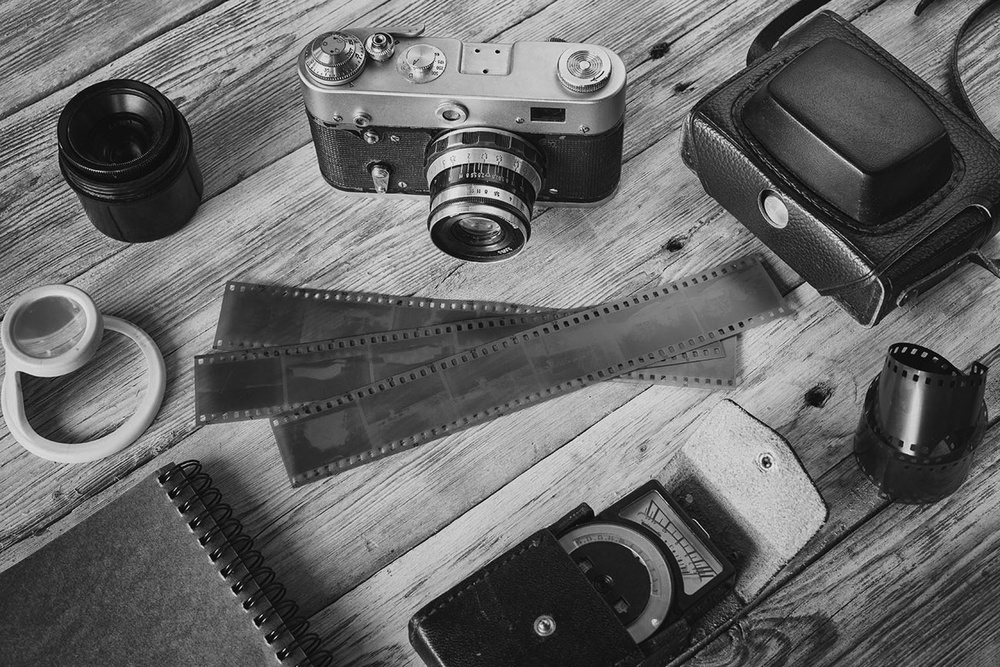
#> input picture lena.jpg, 1000 x 667 px, shrunk from 1300 x 867 before the run
$ jupyter execute IP_PRACTICAL_5.ipynb   (shell and % lines are left out)
#> lines starting #> are read from the running program, lines starting #| are printed output that depends on the picture
#> further down, img is the input picture: shape (667, 1000); min 0, max 249, mean 103.4
## PRACTICAL 5 : Image Deblurring using Inverse and Wiener Filter

[cell 1]
import numpy as np
import cv2
import matplotlib.pyplot as plt
from scipy.signal import convolve2d

[cell 2]
##1 . Motion Blur Function
def motion_blur(image, kernel_size, angle):
    """Applies motion blur to an image."""
#> called with kernel_size = 21, angle = 11

    kernel = np.zeros((kernel_size, kernel_size))

    # Create horizontal motion blur kernel
    kernel[int((kernel_size - 1) / 2), :] = np.ones(kernel_size)

    # Rotate kernel
    kernel = cv2.warpAffine(
        kernel,
        cv2.getRotationMatrix2D((kernel_size/2 - 0.5, kernel_size/2 - 0.5), angle, 1.0),
        (kernel_size, kernel_size)
    )

    # Normalize kernel
    kernel = kernel / np.sum(kernel)

    # Apply convolution
    blurred = convolve2d(image, kernel, mode='same', boundary='wrap')
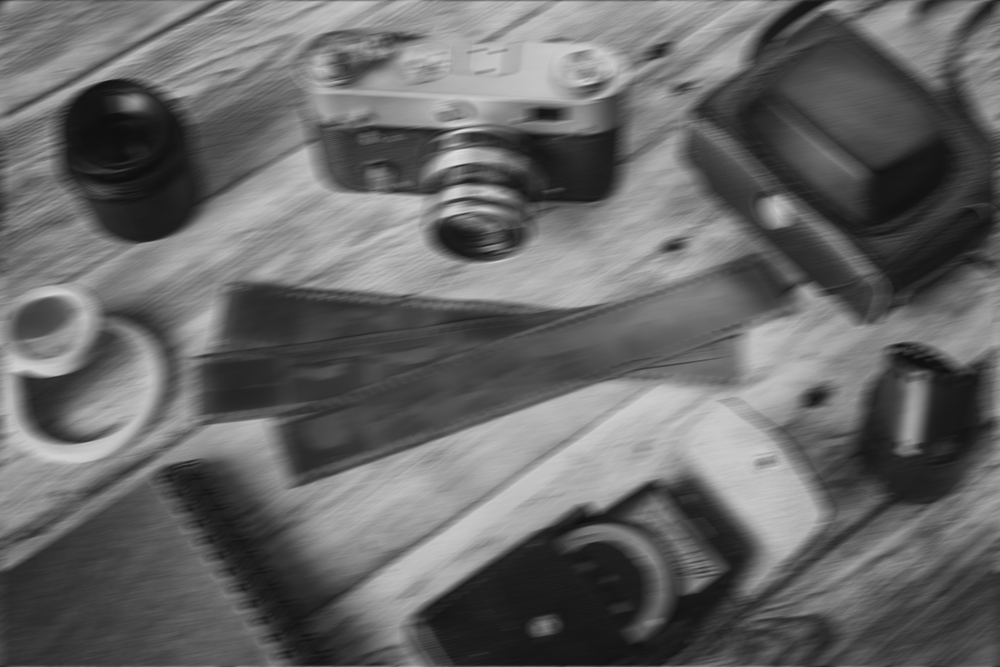
#> blurred: shape (667, 1000) float64; min 14.09, max 220, mean 103.4

    return blurred

[cell 3]
## 2.Inverse Filter Function
def inverse_filter(blurred, kernel, eps):
    """Applies inverse filtering to deblur an image."""
#> called with eps = 0.01

    blurred_fft = np.fft.fft2(blurred)

    kernel_fft = np.fft.fft2(kernel, s=blurred.shape)
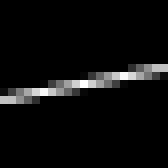
#> kernel: shape (21, 21) float64 (shown 8 times larger); min 0, max 0.0473, mean 0.00227; drawn with min black and max white

    # Avoid division by zero
    deblurred_fft = blurred_fft / (kernel_fft + eps)

    deblurred = np.fft.ifft2(deblurred_fft).real
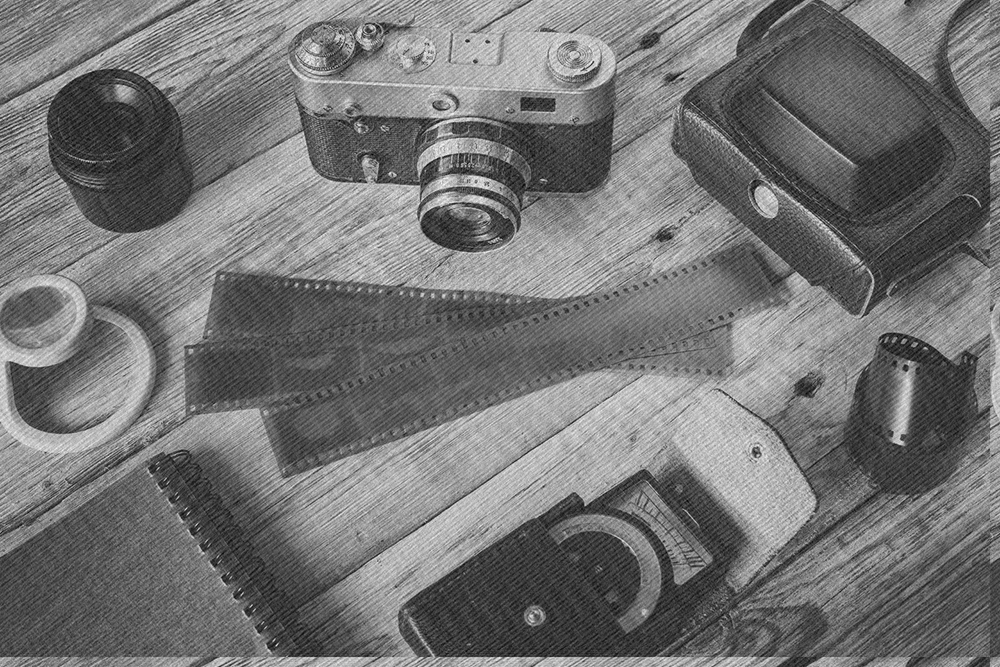
#> deblurred: shape (667, 1000) float64; min -46.79, max 279.2, mean 102.4; drawn with min black and max white

    return deblurred

[cell 4]
## 3.Wiener Filter Function
def wiener_filter(blurred, kernel, k):
    """Applies Wiener filtering to deblur an image."""
#> called with k = 0.01

    blurred_fft = np.fft.fft2(blurred)

    kernel_fft = np.fft.fft2(kernel, s=blurred.shape)

    kernel_fft_conj = np.conj(kernel_fft)

    deblurred_fft = (kernel_fft_conj / (np.abs(kernel_fft)**2 + k)) * blurred_fft

    deblurred = np.fft.ifft2(deblurred_fft).real
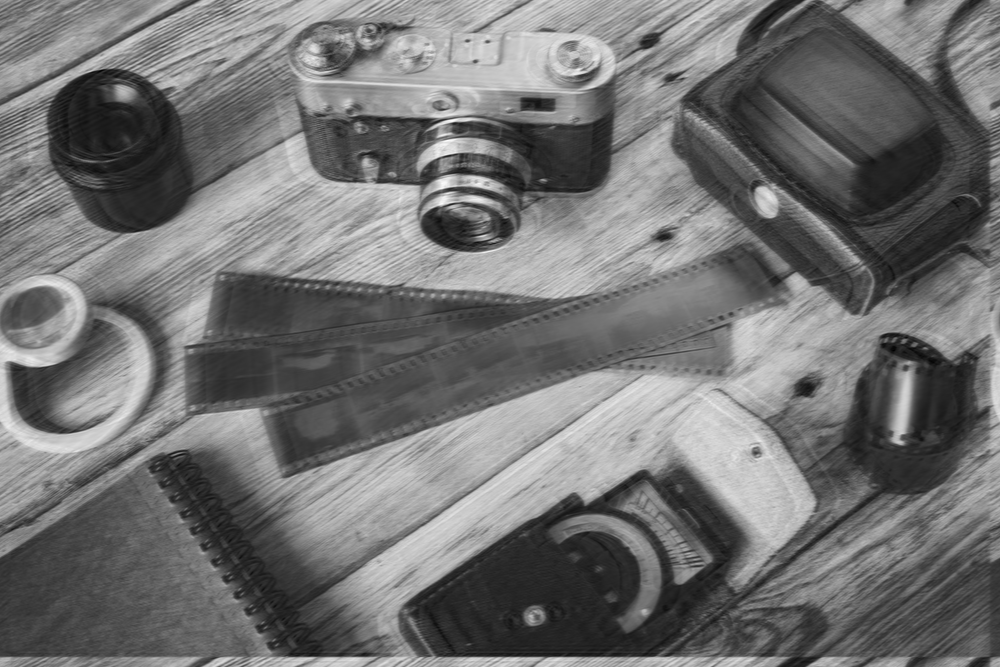
#> deblurred: shape (667, 1000) float64; min -12.17, max 243.5, mean 102.4; drawn with min black and max white

    return deblurred

[cell 5]
## 6.Load Image and Apply Motion Blur
img = cv2.imread('lena.jpg', cv2.IMREAD_GRAYSCALE)

kernel_size = 21
angle = 11

blurred = motion_blur(img, kernel_size, angle)

## 7.Create Blur Kernel
kernel = np.zeros((kernel_size, kernel_size))

kernel[int((kernel_size - 1) / 2), :] = np.ones(kernel_size)

kernel = cv2.warpAffine(
    kernel,
    cv2.getRotationMatrix2D((kernel_size/2 - 0.5, kernel_size/2 - 0.5), angle, 1.0),
    (kernel_size, kernel_size)
)

kernel = kernel / np.sum(kernel)

[cell 6]
## step 8. Deblur using Inverse Filtering
deblurred_inverse = inverse_filter(blurred, kernel, 0.01)

## step 9. Deblur using Wiener Filtering
deblurred_wiener = wiener_filter(blurred, kernel, 0.01)

[cell 7]
## step 10. Display Results (Inverse Filter)
plt.figure(figsize=(12,6))

plt.subplot(131)
plt.imshow(img, cmap='gray')
plt.title("Original Image")

plt.subplot(132)
plt.imshow(blurred, cmap='gray')
plt.title("Blurred Image")

plt.subplot(133)
plt.imshow(deblurred_inverse, cmap='gray')
plt.title("Inverse Filtered")

plt.show()

[cell 8]
## step 11. Display Results (Wiener Filter)
plt.figure(figsize=(12,6))

plt.subplot(131)
plt.imshow(img, cmap='gray')
plt.title("Original Image")

plt.subplot(132)
plt.imshow(blurred, cmap='gray')
plt.title("Blurred Image")

plt.subplot(133)
plt.imshow(deblurred_wiener, cmap='gray')
plt.title("Wiener Filtered")

plt.show()

$ run again, with contrast_stretch.jpg copied over lena.jpg
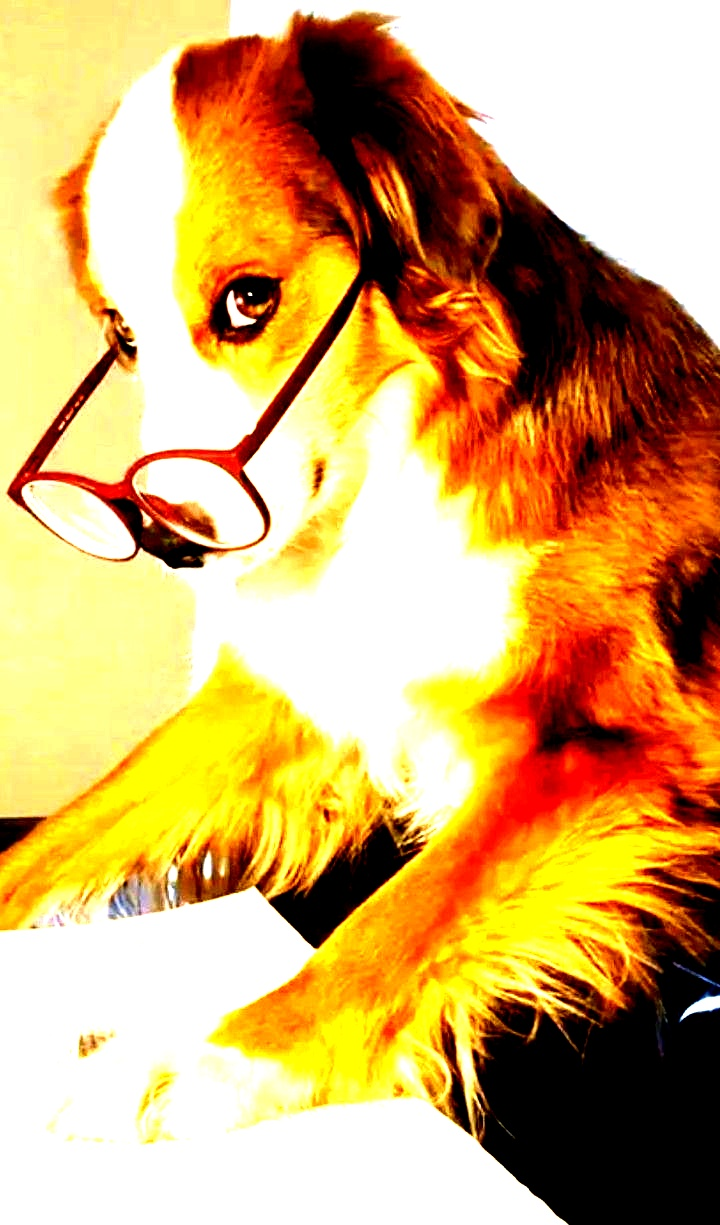
#> input picture contrast_stretch.jpg, 720 x 1225 px
#> in motion_blur, `blurred = convolve2d(image, kernel, mode='same', boundary='wrap')`:
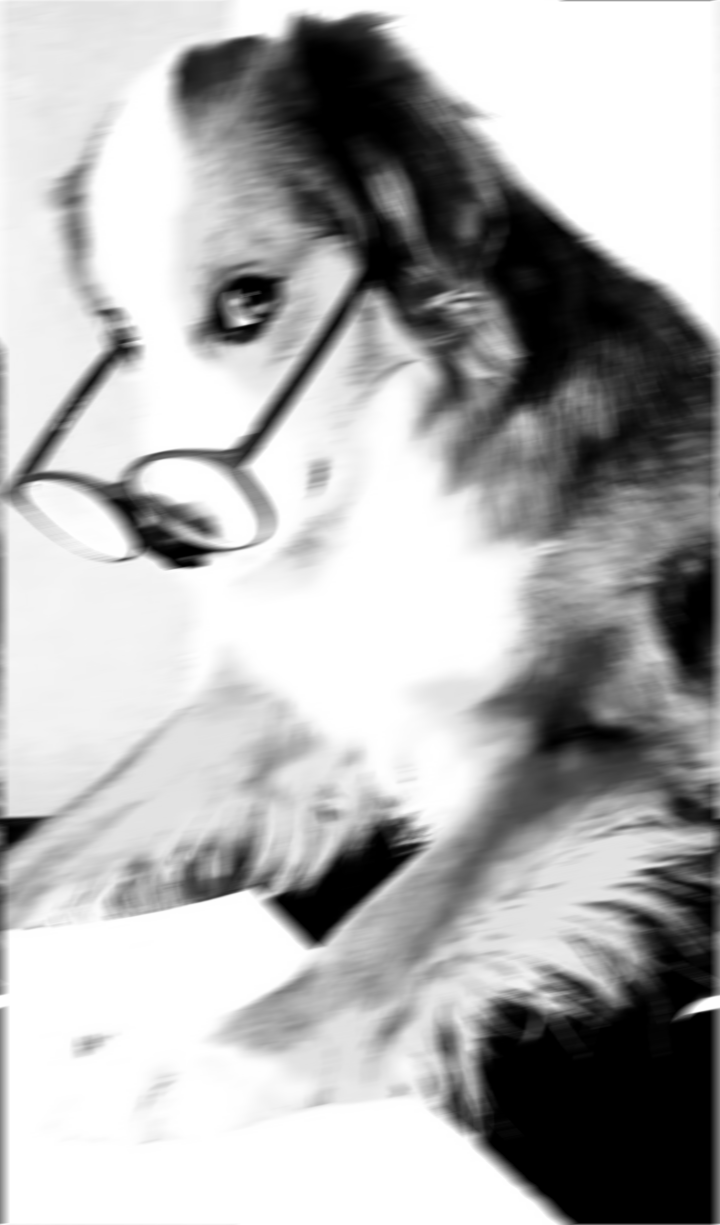
#> blurred: shape (1225, 720) float64; min 0, max 255, mean 175.3
#> in inverse_filter, `deblurred = np.fft.ifft2(deblurred_fft).real`:
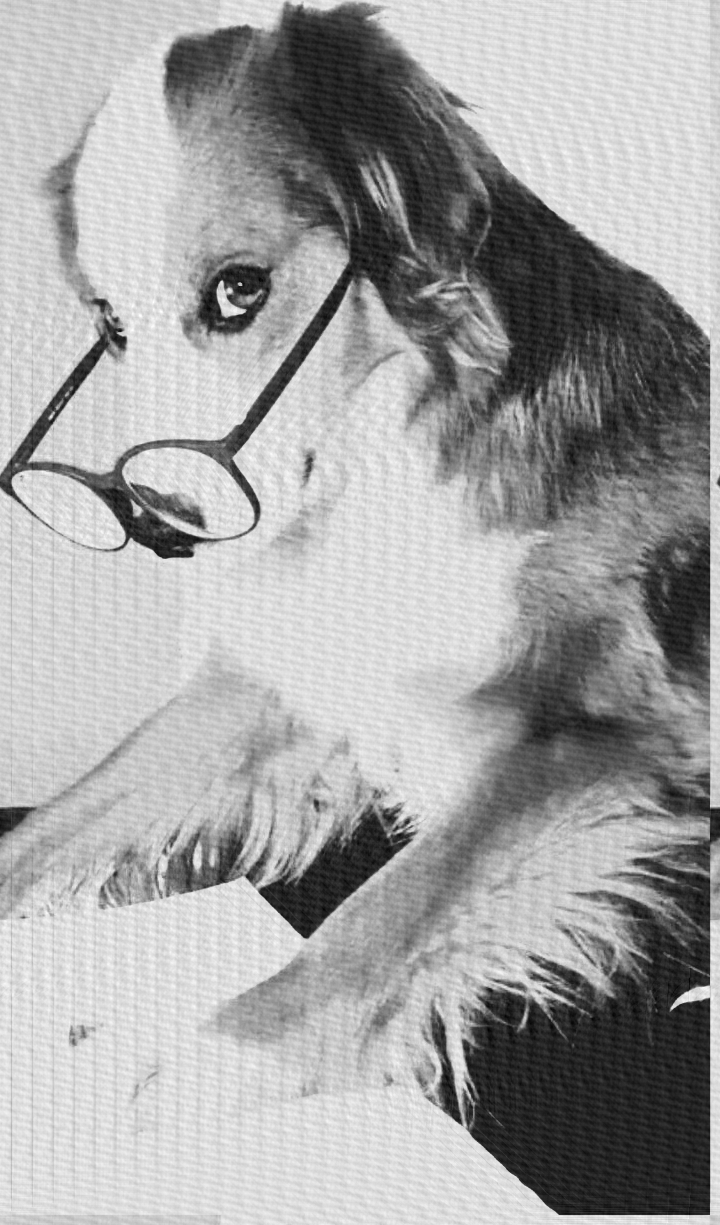
#> deblurred: shape (1225, 720) float64; min -49.48, max 298.6, mean 173.5; drawn with min black and max white

$ run again, with doggo.jpg copied over lena.jpg
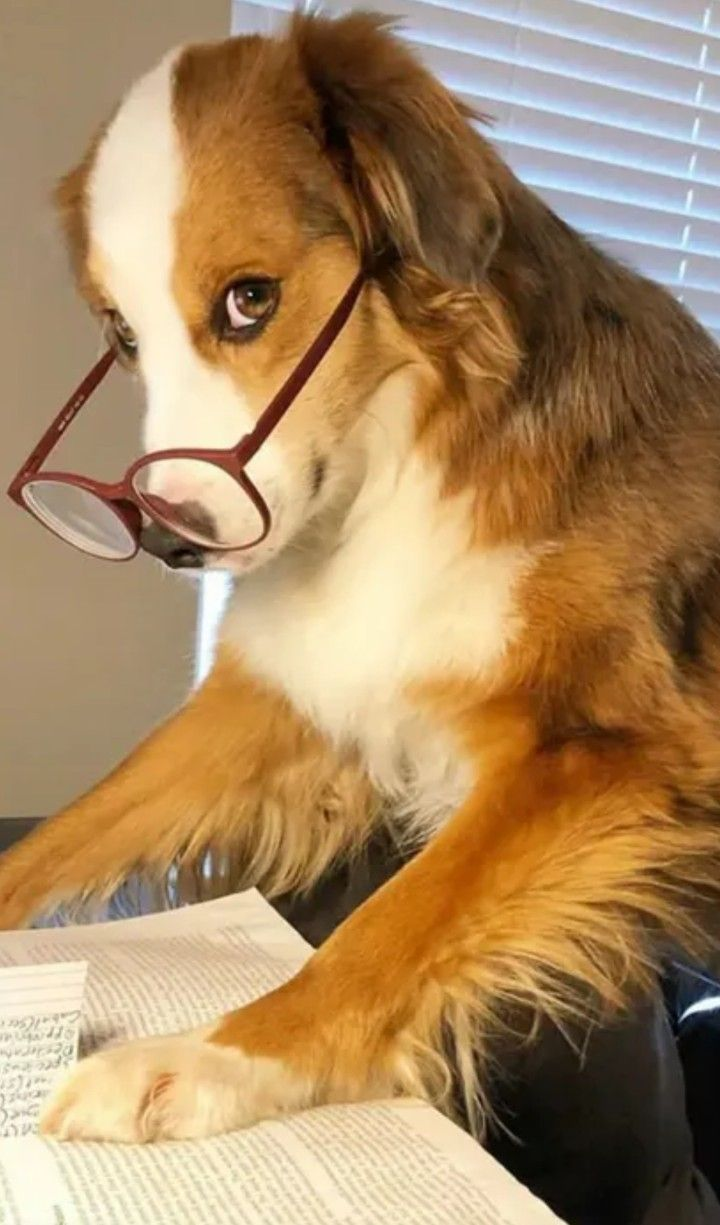
#> input picture doggo.jpg, 720 x 1225 px
#> in motion_blur, `blurred = convolve2d(image, kernel, mode='same', boundary='wrap')`:
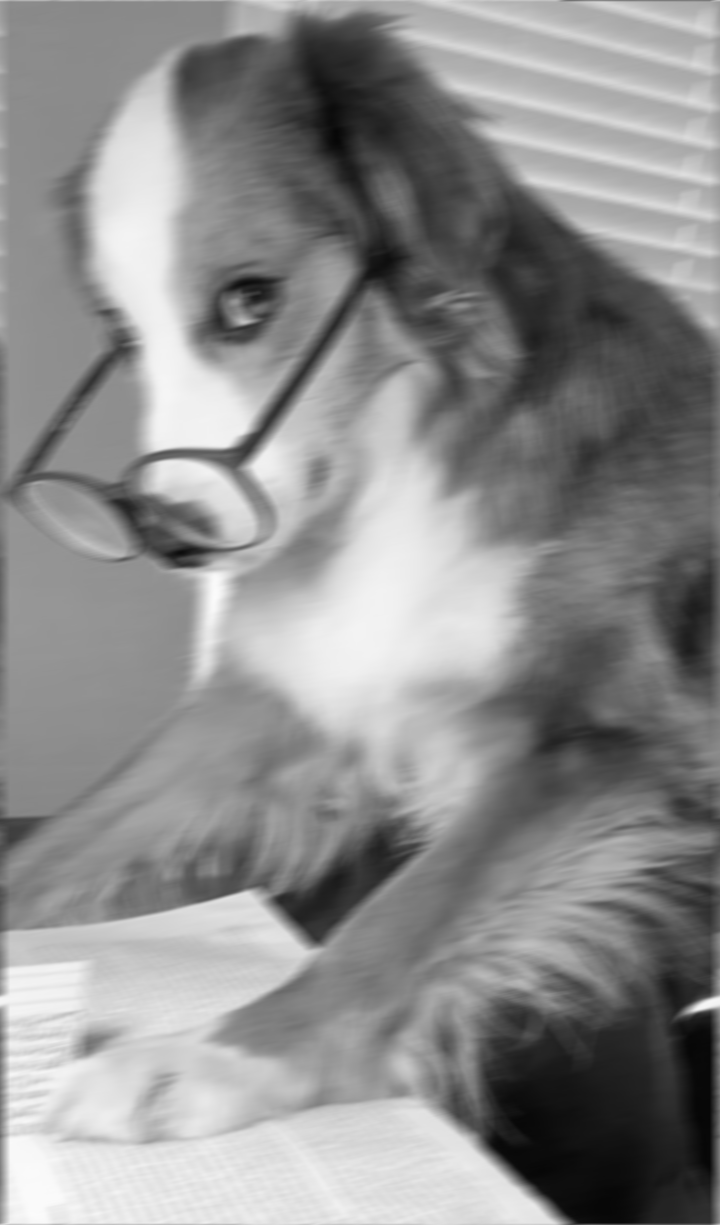
#> blurred: shape (1225, 720) float64; min 6.31, max 251.8, mean 141
#> in inverse_filter, `deblurred = np.fft.ifft2(deblurred_fft).real`:
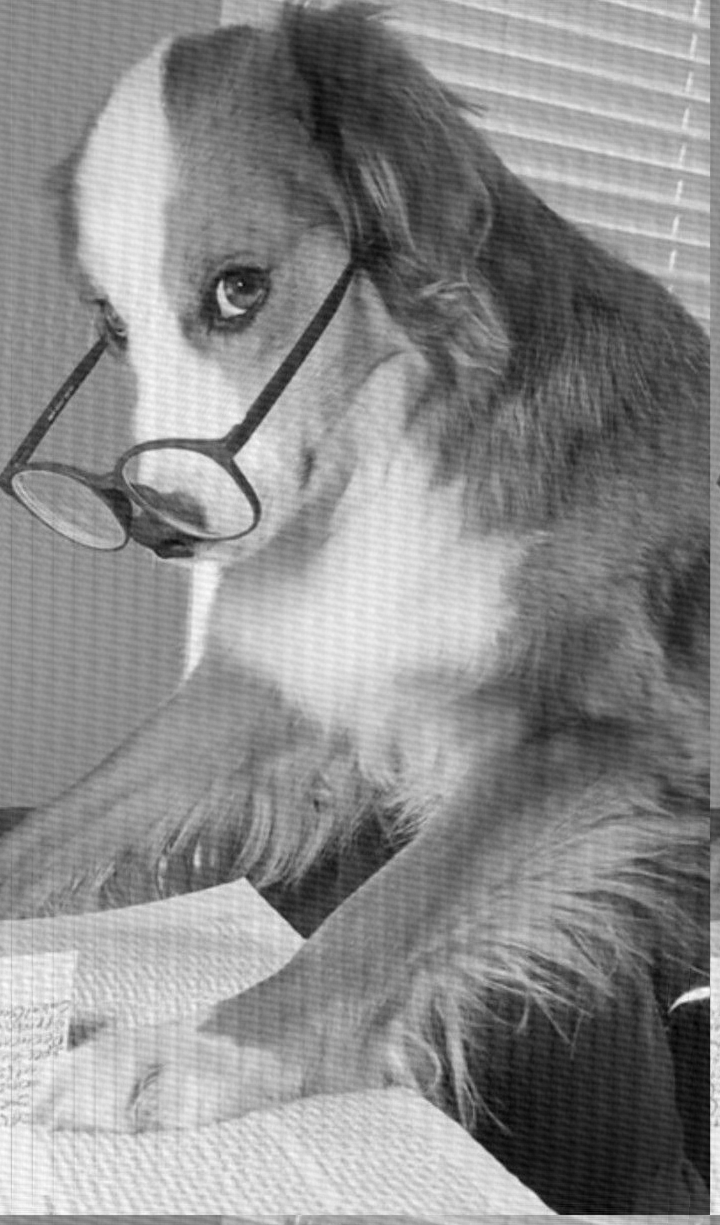
#> deblurred: shape (1225, 720) float64; min -19.7, max 272, mean 139.6; drawn with min black and max white
